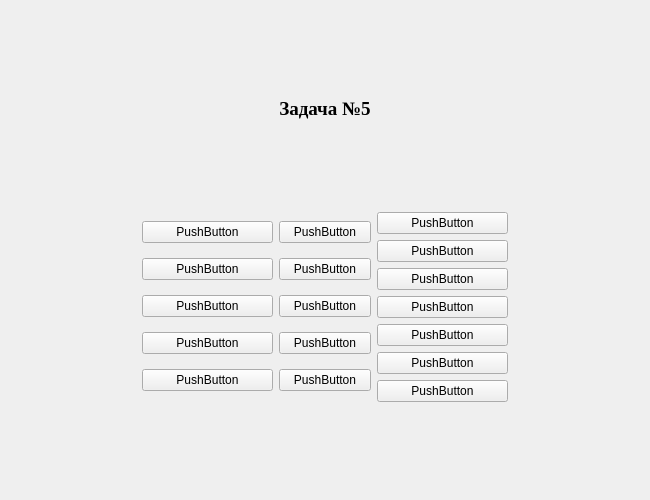
<?xml version="1.0" encoding="UTF-8"?>
<ui version="4.0">
 <class>TestFifthAnswerForm</class>
 <widget class="QWidget" name="TestFifthAnswerForm">
  <property name="geometry">
   <rect>
    <x>0</x>
    <y>0</y>
    <width>650</width>
    <height>500</height>
   </rect>
  </property>
  <property name="windowTitle">
   <string>TestFifthAnswer</string>
  </property>
  <layout class="QGridLayout" name="gridLayout">
   <item row="3" column="3">
    <layout class="QVBoxLayout" name="verticalLayout_3">
     <item>
      <widget class="QPushButton" name="pushButton_3">
       <property name="text">
        <string>PushButton</string>
       </property>
      </widget>
     </item>
     <item>
      <widget class="QPushButton" name="pushButton_6">
       <property name="text">
        <string>PushButton</string>
       </property>
      </widget>
     </item>
     <item>
      <widget class="QPushButton" name="pushButton_8">
       <property name="text">
        <string>PushButton</string>
       </property>
      </widget>
     </item>
     <item>
      <widget class="QPushButton" name="pushButton_10">
       <property name="text">
        <string>PushButton</string>
       </property>
      </widget>
     </item>
     <item>
      <widget class="QPushButton" name="pushButton_13">
       <property name="text">
        <string>PushButton</string>
       </property>
      </widget>
     </item>
     <item>
      <widget class="QPushButton" name="pushButton_17">
       <property name="text">
        <string>PushButton</string>
       </property>
      </widget>
     </item>
     <item>
      <widget class="QPushButton" name="pushButton_16">
       <property name="text">
        <string>PushButton</string>
       </property>
      </widget>
     </item>
    </layout>
   </item>
   <item row="3" column="2">
    <layout class="QVBoxLayout" name="verticalLayout_2">
     <item>
      <widget class="QPushButton" name="pushButton_2">
       <property name="text">
        <string>PushButton</string>
       </property>
      </widget>
     </item>
     <item>
      <widget class="QPushButton" name="pushButton_5">
       <property name="text">
        <string>PushButton</string>
       </property>
      </widget>
     </item>
     <item>
      <widget class="QPushButton" name="pushButton_9">
       <property name="text">
        <string>PushButton</string>
       </property>
      </widget>
     </item>
     <item>
      <widget class="QPushButton" name="pushButton_12">
       <property name="text">
        <string>PushButton</string>
       </property>
      </widget>
     </item>
     <item>
      <widget class="QPushButton" name="pushButton_15">
       <property name="text">
        <string>PushButton</string>
       </property>
      </widget>
     </item>
    </layout>
   </item>
   <item row="1" column="2">
    <layout class="QHBoxLayout" name="horizontalLayout">
     <item>
      <widget class="QLabel" name="label_5">
       <property name="font">
        <font>
         <family>Times New Roman</family>
         <pointsize>14</pointsize>
        </font>
       </property>
       <property name="text">
        <string>&lt;html&gt;&lt;head/&gt;&lt;body&gt;&lt;p align=&quot;center&quot;&gt;&lt;span style=&quot; font-weight:696;&quot;&gt;Задача №5&lt;/span&gt;&lt;/p&gt;&lt;/body&gt;&lt;/html&gt;</string>
       </property>
      </widget>
     </item>
    </layout>
   </item>
   <item row="3" column="1">
    <layout class="QVBoxLayout" name="verticalLayout">
     <item>
      <widget class="QPushButton" name="pushButton_1">
       <property name="text">
        <string>PushButton</string>
       </property>
      </widget>
     </item>
     <item>
      <widget class="QPushButton" name="pushButton_4">
       <property name="text">
        <string>PushButton</string>
       </property>
      </widget>
     </item>
     <item>
      <widget class="QPushButton" name="pushButton_7">
       <property name="text">
        <string>PushButton</string>
       </property>
      </widget>
     </item>
     <item>
      <widget class="QPushButton" name="pushButton_11">
       <property name="text">
        <string>PushButton</string>
       </property>
      </widget>
     </item>
     <item>
      <widget class="QPushButton" name="pushButton_14">
       <property name="text">
        <string>PushButton</string>
       </property>
      </widget>
     </item>
    </layout>
   </item>
   <item row="1" column="3">
    <spacer name="horizontalSpacer_2">
     <property name="orientation">
      <enum>Qt::Horizontal</enum>
     </property>
     <property name="sizeHint" stdset="0">
      <size>
       <width>40</width>
       <height>20</height>
      </size>
     </property>
    </spacer>
   </item>
   <item row="4" column="2">
    <spacer name="verticalSpacer_2">
     <property name="orientation">
      <enum>Qt::Vertical</enum>
     </property>
     <property name="sizeHint" stdset="0">
      <size>
       <width>20</width>
       <height>40</height>
      </size>
     </property>
    </spacer>
   </item>
   <item row="0" column="2">
    <spacer name="verticalSpacer">
     <property name="orientation">
      <enum>Qt::Vertical</enum>
     </property>
     <property name="sizeHint" stdset="0">
      <size>
       <width>20</width>
       <height>40</height>
      </size>
     </property>
    </spacer>
   </item>
   <item row="1" column="1">
    <spacer name="horizontalSpacer">
     <property name="orientation">
      <enum>Qt::Horizontal</enum>
     </property>
     <property name="sizeHint" stdset="0">
      <size>
       <width>40</width>
       <height>20</height>
      </size>
     </property>
    </spacer>
   </item>
   <item row="2" column="2">
    <spacer name="verticalSpacer_3">
     <property name="orientation">
      <enum>Qt::Vertical</enum>
     </property>
     <property name="sizeHint" stdset="0">
      <size>
       <width>20</width>
       <height>40</height>
      </size>
     </property>
    </spacer>
   </item>
   <item row="3" column="0">
    <spacer name="horizontalSpacer_3">
     <property name="orientation">
      <enum>Qt::Horizontal</enum>
     </property>
     <property name="sizeHint" stdset="0">
      <size>
       <width>40</width>
       <height>20</height>
      </size>
     </property>
    </spacer>
   </item>
   <item row="3" column="4">
    <spacer name="horizontalSpacer_4">
     <property name="orientation">
      <enum>Qt::Horizontal</enum>
     </property>
     <property name="sizeHint" stdset="0">
      <size>
       <width>40</width>
       <height>20</height>
      </size>
     </property>
    </spacer>
   </item>
   <item row="1" column="0">
    <spacer name="horizontalSpacer_5">
     <property name="orientation">
      <enum>Qt::Horizontal</enum>
     </property>
     <property name="sizeHint" stdset="0">
      <size>
       <width>40</width>
       <height>20</height>
      </size>
     </property>
    </spacer>
   </item>
   <item row="1" column="4">
    <spacer name="horizontalSpacer_6">
     <property name="orientation">
      <enum>Qt::Horizontal</enum>
     </property>
     <property name="sizeHint" stdset="0">
      <size>
       <width>40</width>
       <height>20</height>
      </size>
     </property>
    </spacer>
   </item>
  </layout>
 </widget>
 <resources/>
 <connections/>
</ui>
